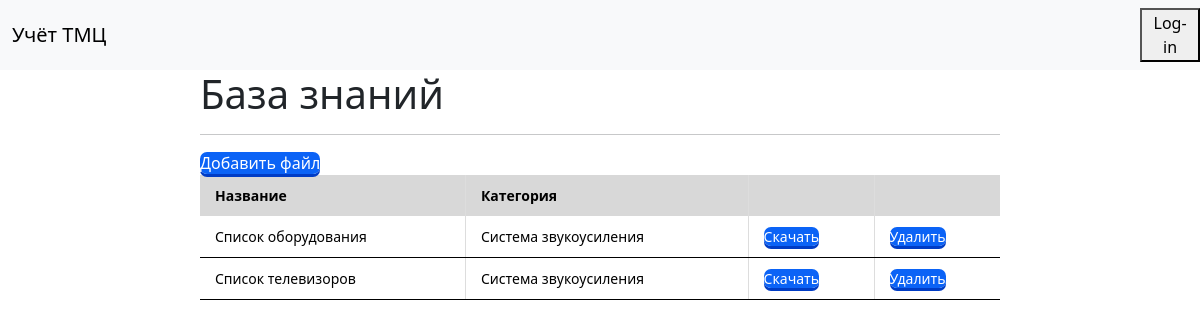
Screenshot of /files/ with the database file from the repository.
### knowledge_base/models.py (models this page shows)
class File(models.Model):
    title = models.CharField(max_length=255)
    description = models.TextField()
    file = models.FileField(upload_to='files/')
    uploaded_at = models.DateTimeField(auto_now_add=True)
    category = models.CharField(max_length=70)

### knowledge_base/views.py (the view)
# urls.py: path('files/', views.file_list, name='file_list'),
def file_list(request):
    files = File.objects.all()
    return render(request, 'file_list.html', {'files': files})

### knowledge_base/templates/file_list.html (shortened to what this page needs)
{% extends 'base.html' %}
{% block content %}
  <div class="col-md-8 offset-md-2">
    <h1>База знаний</h1>
    <hr>
    <a class="btn-new" href="{% url 'file_create' %}">Добавить файл</a>
    <table class="table">
        <thead>
        <tr>
            <th>Название</th>
            <th>Категория</th>
            <th></th>
            <th></th>
        </tr>
        </thead>
        <tbody>
        {% for file in files %}
        <tr>
            <td>{{ file.title }}</td>
            <td>{{ file.category }}</td>
            <td><a class="btn-new" href="{% url 'file_download' file.id %}">Скачать</a></td>
            <td><a class="btn-new" href="{% url 'file_delete' file.id %}">Удалить</a></td>
        </tr>
        {% empty %}
        <tr>
            <td>No files yet.</td>
        </tr>
        {% endfor %}
        </tbody>
    </table>
</div>
{% endblock %}

### knowledge_base/templates/file_list.html (style rules this page uses)
.btn-new { border: none; border-radius: 7px; text-decoration: none; color: white; background: #0B63F6; box-shadow: 0 3px 0 #003CC5; }
.table { width: 100%; border: none; margin-bottom: 20px; }
.table thead th { font-weight: bold; text-align: left; border: none; padding: 10px 15px; background: #d8d8d8; font-size: 14px; border-left: 1px solid #ddd; border-right: 1px solid #ddd; }
.table tbody td { text-align: left; border-left: 1px solid #ddd; border-right: 1px solid #ddd; padding: 10px 15px; font-size: 14px; vertical-align: top; }
.table thead tr th:first-child, .table tbody tr td:first-child { border-left: none; }
.table thead tr th:last-child, .table tbody tr td:last-child { border-right: none; }
.table tbody tr:nth-child(even) { background: #f3f3f3; }

### rows the page displays
File: title "Список оборудования", category "Система звукоусиления"
File: title "Список телевизоров", category "Система звукоусиления"
